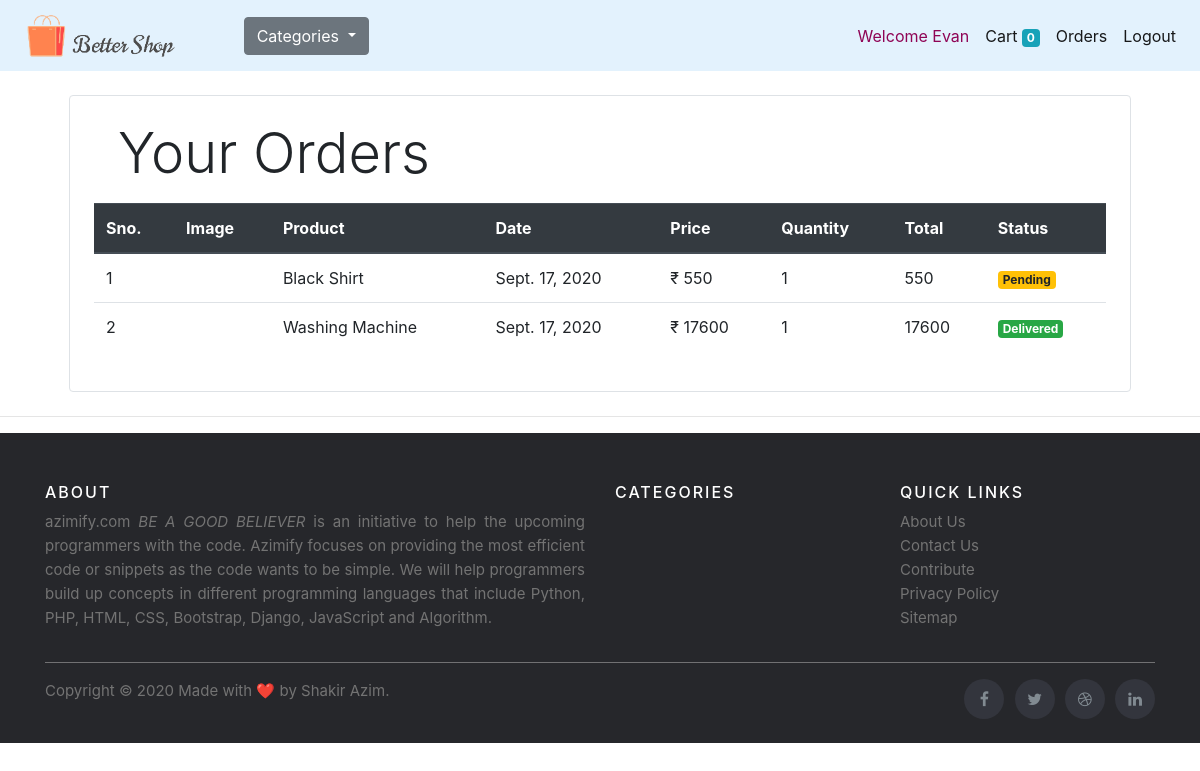
The app's page /orders/ (signed in) with its own data.
### store/models.py (models this page shows, shortened)
class Customer(models.Model):
    first_name = models.CharField(max_length=50)
    last_name = models.CharField(max_length=50)
    phone = models.CharField(max_length=15)
    email = models.EmailField()
    password = models.CharField(max_length=500)

class OrderPlaced(models.Model):
    product = models.ForeignKey(Product,on_delete=models.CASCADE)
    customer = models.ForeignKey(Customer,on_delete=models.CASCADE)
    quantity = models.IntegerField(default=1)
    price = models.IntegerField()
    address = models.CharField(max_length=50, default='', blank=True)
    phone = models.CharField(max_length=50, default='', blank=True)
    date = models.DateField(default=datetime.datetime.today)
    delivered = models.BooleanField(default=False)

class Product(models.Model):
    name = models.CharField(max_length=50)
    price = models.FloatField(default=0)
    category = models.ForeignKey(Category, on_delete=models.CASCADE)
    description = models.CharField(max_length=200, null=True, blank=True)
    image = models.ImageField(null=True, blank=True)

### store/middlewares/auth.py (the view)
    def middleware(request):
        print(request.session.get('customer'))
        print(request.META['PATH_INFO'])
        if not request.session.get('customer'):
            return redirect('store:login')
        response = get_response(request)
        return response

### store/templatetags/cart.py (called while the page is built)
@register.filter(name='currency')
def currency(num):
    return "₹ "+str(num)

@register.filter(name='multiply')
def multiply(num , num1):
    return num * num1

### store/views.py (called while the page is built)
    def get(self, request):
        customer_id = request.session.get('customer')
        customer = Customer.objects.get(id = customer_id)
        orders = OrderPlaced.objects.filter(customer=customer).order_by('-date')
        context = {'orders':orders}
        return render(request, 'store/orders.html',context)

### store/templates/store/orders.html
{% extends 'store/base.html' %}
{% block content %}
{% load cart %}
<div class="container">
    <div class="border rounded p-4 m-4">
        <p class="display-4 pl-4 ml-40">Your Orders</p>
        <div class="table-responsive-sm">
            <table class="table">
                <thead class="thead-dark">
                    <tr>
                        <th>Sno.</th>
                        <th>Image</th>
                        <th>Product</th>
                        <th>Date</th>
                        <th>Price</th>
                        <th>Quantity</th>
                        <th>Total</th>
                        <th>Status</th>
                    </tr>
                </thead>
                <tbody>
                    {% for order in orders %}
                    <tr>
                        <td>{{forloop.counter}}</td>
                        <td><img style="height: 80px;" class="" src="{{order.product.image.url}}" alt=""></td>
                        <td>{{order.product.name}}</td>
                        <td>{{order.date}}</td>
                        <td>{{order.price|currency}}</td>
                        <td>{{order.quantity}}</td>
                        <td>{{order.quantity|multiply:order.price}}</td>
                        {% if order.delivered%}
                        <td><small class="badge badge-success">Delivered</small></td>
                        {% else %}
                        <td><small class="badge badge-warning">Pending</small></td>
                        {% endif %}
                    </tr>
                    {% endfor %}
                </tbody>
            </table>
        </div>
    </div>
</div>
{% endblock %}

### store/templates/store/base.html (shortened to what this page needs)
{% load static %}
<!doctype html>
<html lang="en">
<head>
  <link rel="stylesheet" href="https://stackpath.bootstrapcdn.com/bootstrap/4.5.2/css/bootstrap.min.css"
>
  <link rel="stylesheet" href="{% static 'store/css/style.css' %}">
  <link rel="stylesheet" href="https://cdnjs.cloudflare.com/ajax/libs/font-awesome/4.7.0/css/font-awesome.min.css">
</head>
<body>
  <nav class="navbar sticky-top navbar-expand-lg navbar-light" style="background-color: #e3f2fd;">
    <a class="navbar-brand" href="{% url 'store:index' %}"><span id="logo"><img
          src="{% static 'store/images/logo.png' %}" alt=""></span></a>
    <div class="collapse navbar-collapse" id="navbarSupportedContent">
      <ul class="navbar-nav mr-auto">
        <div class="dropdown mx-5">
          <button class="btn btn-secondary dropdown-toggle" type="button" id="dropdownMenuButton" data-toggle="dropdown"
            aria-haspopup="true" aria-expanded="false">
            Categories
          </button>
        </div>
      </ul>
      <ul class="navbar-nav my-2 my-lg-0">
        {% if request.session.customer %}
        <li class="nav-item active">
          <span class="nav-link" id="welcome"> Welcome {{request.session.customer_name}} </span>
        </li>
        {% endif %}
        <li class="nav-item active">
          <a class="nav-link" href="/cart">Cart
            <span class="badge badge-info">{{request.session.cart.keys|length}}</span>
            <span class="sr-only">(current)</span></a>
        </li>
        {% if request.session.customer %}
        <li class="nav-item active">
          <a class="nav-link" href="{% url 'store:orders' %}">Orders <span class="sr-only">(current)</span></a>
        </li>
        <li class="nav-item active">
          <a class="nav-link" href="/logout">Logout <span class="sr-only">(current)</span></a>
        </li>
        {% endif %}
      </ul>
    </div>
  </nav>
  <div id="contain">
    {% block content %}
    {% endblock %}
  </div>
  <hr>
  <footer class="site-footer">
    <div class="container">
      <div class="row">
        <div class="col-sm-12 col-md-6">
          <h6>About</h6>
          <p class="text-justify">azimify.com <i>BE A GOOD BELIEVER </i> is an initiative to help the upcoming
            programmers with the code. Azimify focuses on providing the most efficient code or snippets as the code
            wants to be simple. We will help programmers build up concepts in different programming languages that
            include Python, PHP, HTML, CSS, Bootstrap, Django, JavaScript and Algorithm.</p>
        </div>
        <div class="col-xs-6 col-md-3">
          <h6>Categories</h6>
        </div>
        <div class="col-xs-6 col-md-3">
          <h6>Quick Links</h6>
          <ul class="footer-links">
            <li><a href="#">About Us</a></li>
            <li><a href="#">Contact Us</a></li>
            <li><a href="#">Contribute</a></li>
            <li><a href="#">Privacy Policy</a></li>
            <li><a href="#">Sitemap</a></li>
          </ul>
        </div>
      </div>
      <hr>
    </div>
    <div class="container">
      <div class="row">
        <div class="col-md-8 col-sm-6 col-xs-12">
          <p class="copyright-text">Copyright &copy; 2020 Made with ❤️ by
            <a href="#">Shakir Azim</a>.
          </p>
        </div>
        <div class="col-md-4 col-sm-6 col-xs-12">
          <ul class="social-icons">
            <li><a class="facebook" href="#"><i class="fa fa-facebook"></i></a></li>
            <li><a class="twitter" href="#"><i class="fa fa-twitter"></i></a></li>
            <li><a class="dribbble" href="#"><i class="fa fa-dribbble"></i></a></li>
            <li><a class="linkedin" href="#"><i class="fa fa-linkedin"></i></a></li>
          </ul>
        </div>
      </div>
    </div>
  </footer>
</body>
</html>
<!DOCTYPE html>
<html lang="en">
<head>
</head>
</html>

### store/static/store/css/style.css (style rules this page uses)
#logo img { height: 45px; }
#welcome { color: #8f0455; }
.site-footer { background-color:#26272b; padding:45px 0 20px; font-size:15px; line-height:24px; color:#737373; }
.site-footer hr { border-top-color:#bbb; opacity:0.5 }
.site-footer h6 { color:#fff; font-size:16px; text-transform:uppercase; margin-top:5px; letter-spacing:2px }
.site-footer a { color:#737373; }
.footer-links { padding-left:0; list-style:none }
.footer-links li { display:block }
.footer-links a { color:#737373 }
.site-footer .social-icons { text-align:right }
.site-footer .social-icons a { width:40px; height:40px; line-height:40px; margin-left:6px; margin-right:0; border-radius:100%; background-color:#33353d }
.copyright-text { margin:0 }
.social-icons { padding-left:0; margin-bottom:0; list-style:none }
.social-icons li { display:inline-block; margin-bottom:4px }
.social-icons a { background-color:#eceeef; color:#818a91; font-size:16px; display:inline-block; line-height:44px; width:44px; height:44px; text-align:center; margin-right:8px; border-radius:100%; -webkit-transition:all .2s linear; -o-transition:all .2s linear; transition:all .2s linear }

### records on screen
Customer: session.customer_name "Evan"
OrderPlaced: product.name "Black Shirt", date "Sept. 17, 2020", price "₹ 550", quantity "1", quantity|multiply "550", delivered "Pending"
OrderPlaced: product.name "Washing Machine", date "Sept. 17, 2020", price "₹ 17600", quantity "1", quantity|multiply "17600", delivered "Delivered"

### other values on screen
{{ request.session.cart.keys|length }} "0"
